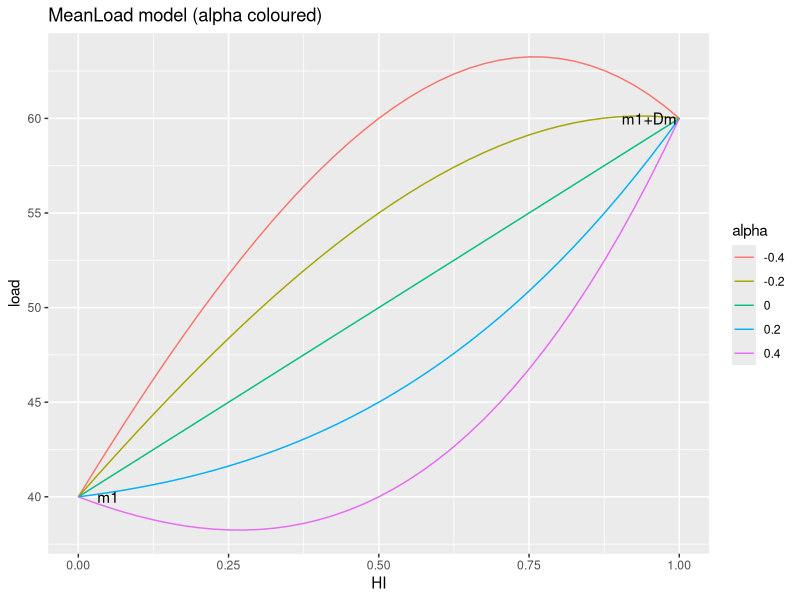
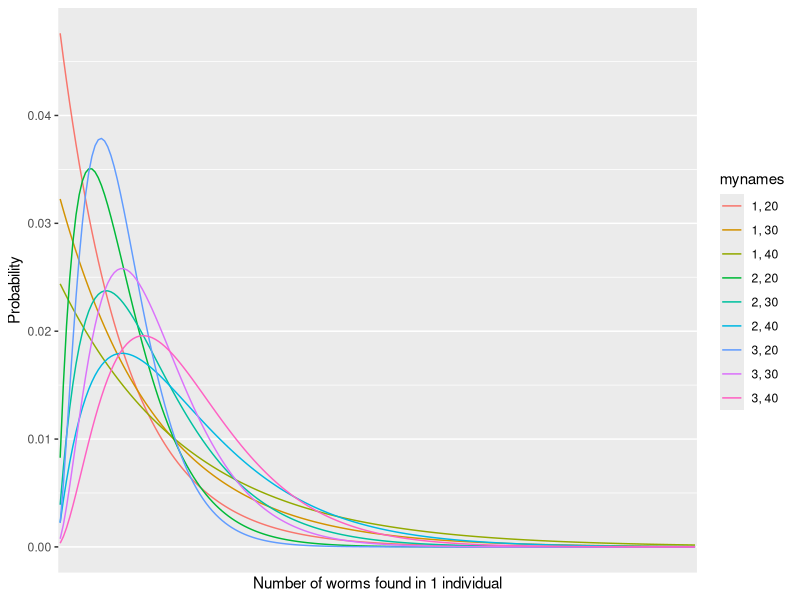
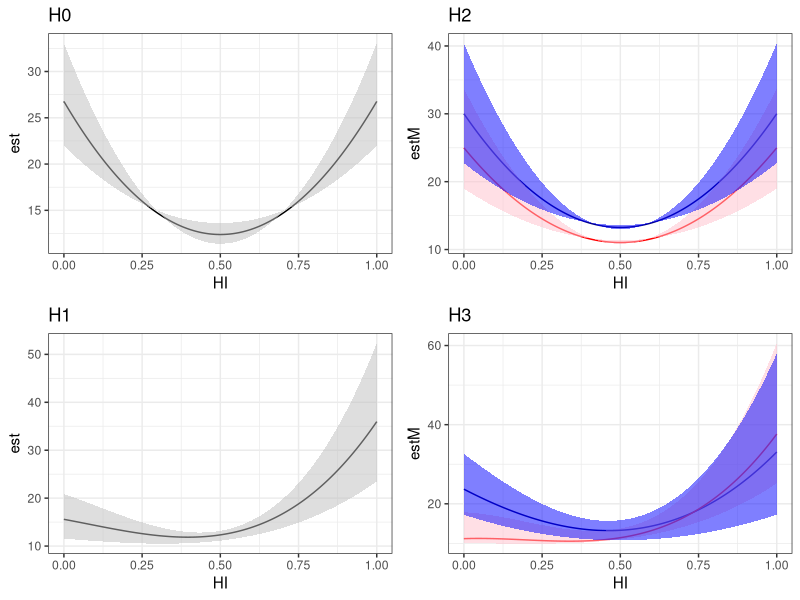

Here is the R script that generated these plots, in order:
## ---- chunk 1
rm(list=ls()) 
library(ggplot2)
library(reshape)
## ---- chunk 2
MeanLoad <- function(m1,Dm,alpha,HI){
    (m1 + Dm*HI)*(1 - alpha*2*HI*(1 - HI))
}
## ---- chunk 3
HI <- seq(from = 0, to = 1, by = 0.025)
ALPHA <- c(-0.4, -0.2, 0, 0.2, 0.4)
m <- as.data.frame(matrix(0, ncol = 5, nrow = 41))
i <- 1
for (alpha in c(-0.4, -0.2, 0, 0.2, 0.4)){
    m[i] <- MeanLoad(40,20,alpha,HI)
    i <- i+1
}

names(m) <- as.character(ALPHA)
m <- melt(m)
names(m) <- c("alpha", "load")
m$HI <- rep(HI,5)

ggplot(m, aes(x=HI, y=load, group=alpha, color=alpha))+
    geom_line()+
    ggtitle("MeanLoad model (alpha coloured)")+
    annotate("text", x = 0.05, y = 40, label = "m1")+
    annotate("text", x = 0.95, y = 40+20, label = "m1+Dm")
## ---- chunk 4
myvec <- vector()
for (k in 1:3){
    for (meanload in seq(from=20, to=40, by=10)){
        myvec <- c(myvec,(mean(rnbinom(10000, size=k, mu= meanload))))
        ## (n=10000 number of observation)
    }
}
t(matrix(myvec,ncol=3))
## ---- chunk 5
q <- seq(from=0,to=0.1, by=0.001)
myvec <- vector()
mynames <- vector()
for (x in 0:200){
    for (k in 1:3){
        for (meanload in seq(from=20, to=40, by=10)){
            myvec <- c(myvec,dnbinom(x, size=k, mu=meanload)) #alternative:prob=c/k+MeanLoad
            mynames <- c(mynames,paste(k, meanload, sep=", "))
        }
    }
}

x <- vector()
for (i in 0:200) {
    x <- c(x,rep(i,9))
}

mydf <- data.frame(myvec,mynames,x)

ggplot(mydf, aes(x=x, y=myvec, group=mynames, color=mynames))+
    geom_line()+
    scale_x_discrete(name="Number of worms found in 1 individual")+
    scale_y_continuous(name="Probability")
## When k increases, A=1/k decreases, less aggregation, tends towards Poisson
## ---- chunk 6
SimulatedData <- function(Ninds, m1, Dm, alpha, k){
    IndHIs <- runif(Ninds)
    TheMeanLoadModel <- function(HI){
        MeanLoad(m1, Dm, alpha, HI)
    }
    TheMeanLoads <- sapply(IndHIs, TheMeanLoadModel)
    IndLoads  <- rnbinom(Ninds, size=k, mu= TheMeanLoads)
    data.frame(IndHIs, IndLoads)}

TestData <- list(males = SimulatedData(20, 20, 10, 1, 2), 
                 females = SimulatedData(20, 10, 30, 1, 2))
TestData[[1]][1,] <- c(0.5, 31) ## Stick to Stuart example
## ---- chunk 7
PrNegativeBinomialLoad <- function(data, sex, ind, k, m1, Dm, alpha){
    if (sex=="male"){
        HI <- data[[1]][ind,1]
        Load <- data[[1]][ind,2]
    } else {
        HI <- data[[2]][ind,1]
        Load <- data[[2]][ind,2]
    }
    dnbinom(Load, size=k, mu=MeanLoad(m1, Dm, alpha, HI))
}
## ---- chunk 8
log(PrNegativeBinomialLoad(TestData, "male", 5, 2, 0.4, 0.2, 0.0))
## ---- chunk 9
PrLoad <- function(data, sex, ind, k, m1, Dm, alpha, PDF4cMeanLoad){
    if (sex=="male"){
        HI <- data[[1]][ind,1]
        Load <- data[[1]][ind,2]
    } else {
        HI <- data[[2]][ind,1]
        Load <- data[[2]][ind,2]
    }
    PDF4cMeanLoad(k, MeanLoad(m1, Dm, alpha, HI), Load)
}

SimplePDFNegBin <- function(k, meanLoad, Load){
    dnbinom(Load, size=k, mu=meanLoad)
}
## Always a good idea to make contributions to the likelihood function Bombproof, and never return zero.
PDFNegBin <- function(k, meanLoad, Load){
    max(10^-20, SimplePDFNegBin(abs(k), abs(meanLoad), Load))
}
## ---- chunk 10
PrLoad(TestData, "male", 1, 2, 40, 20, 0.2, PDFNegBin)
## ---- chunk 11
LikelihoodFunction <- function(param, PDF4cMeanLoad, data, hyp) {
    Sm <- 0 ; Sf <- 0 ## initialisation
    if (hyp== "H0"){ ## H0: k, alpha, mB
        k <- param[1]; alpha <- param[2]
        mB <- param[3]
        ## males
        for (ind in (1:nrow(data[[1]]))){
            Sm <- Sm + log(PrLoad(data, "male", ind, k, mB, 0, alpha, PDF4cMeanLoad))
        }
        ## females
        for (ind in (1:nrow(data[[2]]))){
            Sf <- Sf + log(PrLoad(data, "female", ind, k, mB, 0, alpha, PDF4cMeanLoad))
        }
    } else if (hyp== "H1"){ ## H1: k, alpha, mB, DmB
        k <- param[1]; alpha <- param[2]
        mB <- param[3]; DmB <- param[4]
        ## males
        for (ind in (1:nrow(data[[1]]))){
            Sm <- Sm + log(PrLoad(data, "male", ind, k, mB, DmB, alpha, PDF4cMeanLoad))
        }
        ## females
        for (ind in (1:nrow(data[[2]]))){
            Sf <- Sf + log(PrLoad(data, "female", ind, k, mB, DmB, alpha, PDF4cMeanLoad))
        }
    } else if (hyp== "H2"){ ## H2: k, alpha, m1M, m1F
        k <- param[1]; alpha <- param[2]
        m1M <- param[3]; m1F <- param[4]
        ## males
        for (ind in (1:nrow(data[[1]]))){
            Sm <- Sm + log(PrLoad(data, "male", ind, k, m1M, 0, alpha, PDF4cMeanLoad))
        }
        ## females
        for (ind in (1:nrow(data[[2]]))){
            Sf <- Sf + log(PrLoad(data, "female", ind, k, m1F, 0, alpha, PDF4cMeanLoad))
        }
    } else if (hyp== "H3"){ ## H3: k, alpha, m1M, m1F, DmM, DmF
        k <- param[1]; alpha <- param[2]
        m1M <- param[3]; m1F <- param[4]
        DmM <- param[5]; DmF <- param[6]
        ## males
        for (ind in (1:nrow(data[[1]]))){
            Sm <- Sm + log(PrLoad(data, "male", ind, k, m1M, DmM, alpha, PDF4cMeanLoad))
        }
        ## females
        for (ind in (1:nrow(data[[2]]))){
            Sf <- Sf + log(PrLoad(data, "female", ind, k, m1F, DmF, alpha, PDF4cMeanLoad))
        }
    }
    ## all
    S <- Sm + Sf #sum of the logs (same as product of the row values) of males and females
    return(S)
}

## Test
LikelihoodFunction(c(2, 0.3, 10, 12, 5, 10), PDFNegBin, TestData, "H3")
## ---- chunk 12
OptimLikelihood <- function(param){
    return(LikelihoodFunction(param, PDFNegBin, TestData, hyp))}
## ---- chunk 13
UpperBoundsFunction <- function(hyp, MyMLE){
    if (hyp == "H0"){
        max <- 3
    } else if (hyp =="H1") {
        max <- 4
    } else if (hyp =="H2") {
        max <- 4
    } else if (hyp =="H3") {
        max <- 6
    }
    ## empty dataframe to store the data
    summaryVec <- vector()
    for (rankpar in 1:max){ ## run over the parameters
        ## Functional constraint on search (L > MLE-2) + max&min each param
        OptimBounds <- function(param){
            LK <- LikelihoodFunction(param, PDFNegBin, TestData, hyp)
            if (LK <= (MyMLE$value - 2)){
                if (which_side== "lower"){
                    param[rankpar] <-100
                } else {
                    param[rankpar] <- -100
                }
            }
            return(param[rankpar])
        }
        ##  Upper bound
        which_side <- "upper"
        MyBoundsMax <- optim(par = MyMLE$par, ## initial values for the parameters
                             fn = OptimBounds, ## function to be maximized
                             lower = lower, ## lower bounds for the parameters
                             upper = upper, ## upper bounds for the parameters
                             method = "L-BFGS-B", ## set the method
                             control = list(fnscale=-1)) ##turn the default minimizer into maximizer
        summaryVec[rankpar] <- MyBoundsMax$par[rankpar]
    }
    return(summaryVec)
}

LowerBoundsFunction <- function(hyp, MyMLE){
    if (hyp == "H0"){
        max <- 3
    } else if (hyp =="H1") {
        max <- 4
    } else if (hyp =="H2") {
        max <- 4
    } else if (hyp =="H3") {
        max <- 6
    }
    ## empty dataframe to store the data
    summaryVec <- vector()
    for (rankpar in 1:max){ ## run over the parameters
        ## Functional constraint on search (L > MLE-2) + max&min each param
        OptimBounds <- function(param){
            LK <- LikelihoodFunction(param, PDFNegBin, TestData, hyp)
            if (LK <= (MyMLE$value - 2)){
                if (which_side== "lower"){
                    param[rankpar] <-100
                } else {
                    param[rankpar] <- -100
                }
            }
            return(param[rankpar])
        }
        ##  Lower bound
        which_side <- "lower"
        MyBoundsMin <- optim(par = MyMLE$par, ## initial values for the parameters
                             fn = OptimBounds, ## function to be maximized
                             lower = lower, ## lower bounds for the parameters
                             upper = upper, ## upper bounds for the parameters
                             method = "L-BFGS-B") ## set the method (Method "L-BFGS-B" from Byrd et. al. (1995))
        summaryVec[rankpar] <- MyBoundsMin$par[rankpar]
    }
    return(summaryVec)
}
## ---- chunk 14
hyp <- "H0"

## Constraints:
lower <- c(kmin=0, AlphaLB=-5, min_mB=10)
upper <- c(kmax=8, AlphaUB=5, max_mB=50)
## Starter (likely values) :
start <- c(k=2, Alpha=0, mB=10)

## Optimisation of the parameters:
MyMLE_H0 <- optim(par = start, ## initial values for the parameters
                  fn = OptimLikelihood, ## function to be maximized
                  lower = lower, ## lower bounds for the parameters
                  upper = upper, ## upper bounds for the parameters
                  method = "L-BFGS-B", ## set the method (Method "L-BFGS-B" from Byrd et. al. (1995))
                  control = list(fnscale=-1)) ##turn the default minimizer into maximizer

## Create the dataframe where I will store the results
summaryDF_H0 <- data.frame(k = numeric(),
                           alpha = numeric(),
                           mB = numeric())
summaryDF_H0[2, ] <- MyMLE_H0$par

##store upper parameter
summaryDF_H0[3, ] <- UpperBoundsFunction("H0", MyMLE_H0)

##store lower parameter
summaryDF_H0[1, ] <- LowerBoundsFunction("H0", MyMLE_H0)

## Results:
print("My Maximum Likelihood is")
MyMLE_H0$value
summaryDF_H0
## ---- chunk 15
hyp <- "H1"

## Constraints:
lower <- c(kmin=0, AlphaLB=-5, min_mB=10, min_DmB=10)
upper <- c(kmax=8, AlphaUB=5, max_mB=50, max_DmB=50)
## Starter (likely values) :
start <- c(k=2, Alpha=0, mB=10, DmB=2)

## Optimisation of the parameters:
MyMLE_H1 <- optim(par = start, ## initial values for the parameters
                  fn = OptimLikelihood, ## function to be maximized
                  lower = lower, ## lower bounds for the parameters
                  upper = upper, ## upper bounds for the parameters
                  method = "L-BFGS-B", ## set the method (Method "L-BFGS-B" from Byrd et. al. (1995))
                  control = list(fnscale=-1)) ##turn the default minimizer into maximizer

## Create the dataframe where I will store the results
summaryDF_H1 <- data.frame(k = numeric(),
                           alpha = numeric(),
                           mB = numeric(),
                           DmB = numeric())
summaryDF_H1[2, ] <- MyMLE_H1$par

##store upper parameter
summaryDF_H1[3, ] <- UpperBoundsFunction("H1", MyMLE_H1)

##store lower parameter
summaryDF_H1[1, ] <- LowerBoundsFunction("H1", MyMLE_H1)

## Results:
print("My Maximum Likelihood is")
MyMLE_H1$value
summaryDF_H1
## ---- chunk 16
hyp <- "H2"

## Constraints:
lower <- c(kmin=0, AlphaLB=-5, min_m1M=10, min_m1F=10)
upper <- c(kmax=8, AlphaUB=5, max_m1M=50, max_m1F=50)
## Starter (likely values) :
start <- c(k=2, Alpha=0, m1M=10, m1F=12)

## Optimisation of the parameters:
MyMLE_H2 <- optim(par = start, ## initial values for the parameters
                  fn = OptimLikelihood, ## function to be maximized
                  lower = lower, ## lower bounds for the parameters
                  upper = upper, ## upper bounds for the parameters
                  method = "L-BFGS-B", ## set the method (Method "L-BFGS-B" from Byrd et. al. (1995))
                  control = list(fnscale=-1)) ##turn the default minimizer into maximizer

## Create the dataframe where I will store the results
summaryDF_H2 <- data.frame(k = numeric(),
                           alpha = numeric(),
                           m1M = numeric(),
                           m1F = numeric())
summaryDF_H2[2, ] <- MyMLE_H2$par

##store upper parameter
summaryDF_H2[3, ] <- UpperBoundsFunction("H2", MyMLE_H2)

##store lower parameter
summaryDF_H2[1, ] <- LowerBoundsFunction("H2", MyMLE_H2)

## Results:
print("My Maximum Likelihood is")
MyMLE_H2$value
summaryDF_H2
## ---- chunk 17
hyp <- "H3"

## Constraints:
lower <- c(kmin=0, AlphaLB=-5, min_m1M=10, min_m1F=10, min_DmM=0, min_DmF=0)
upper <- c(kmax=8, AlphaUB=5, max_m1M=50, max_m1F=50, max_DmM=50, max_DmF=50)
## Starter (likely values) :
start <- c(k=2, Alpha=0, m1M=10, m1F=12, DmM=2, DmF=3)

## Optimisation of the parameters:
MyMLE_H3 <- optim(par = start, ## initial values for the parameters
                  fn = OptimLikelihood, ## function to be maximized
                  lower = lower, ## lower bounds for the parameters
                  upper = upper, ## upper bounds for the parameters
                  method = "L-BFGS-B", ## set the method (Method "L-BFGS-B" from Byrd et. al. (1995))
                  control = list(fnscale=-1)) ##turn the default minimizer into maximizer

## Create the dataframe where I will store the results
summaryDF_H3 <- data.frame(k = numeric(),
                           alpha = numeric(),
                           m1M = numeric(),
                           m1F = numeric(),
                           DmM = numeric(),
                           DmF = numeric())
summaryDF_H3[2, ] <- MyMLE_H3$par

##store upper parameter
summaryDF_H3[3, ] <- UpperBoundsFunction("H3", MyMLE_H3)

##store lower parameter
summaryDF_H3[1, ] <- LowerBoundsFunction("H3", MyMLE_H3)

## Results:
print("My Maximum Likelihood is")
MyMLE_H3$value
summaryDF_H3
## ---- chunk 18
Gtest <- function(dLL, dDF){
    1 - pchisq(2*dLL, df=dDF) 
}

GtestOnNestedMLEs <- function(hyp1, hyp2){
    MyMLE1 <- get(paste0("MyMLE_",hyp1))$value
    MyMLE2 <- get(paste0("MyMLE_",hyp2))$value
    summaryDF1 <- get(paste0("summaryDF_",hyp1))
    summaryDF2 <- get(paste0("summaryDF_",hyp2))
    dLL <- round(abs(MyMLE1 - MyMLE2),4)
    dDF <- abs(length(summaryDF1) - length(summaryDF2))
    p <- round(Gtest(dLL, dDF),4)
    print(paste("Likelihood test between", hyp1, "and", hyp2, ":"))
    print(paste("dLL = ", dLL, " dDF = ", dDF, " Gtest p = ", p))
}
## ---- chunk 19
GtestOnNestedMLEs("H1", "H0")
GtestOnNestedMLEs("H2", "H0")
GtestOnNestedMLEs("H3", "H0")
## ---- chunk 20
## H0:
HI <- seq(0,1,0.001)
df <- data.frame(HI,
                 LB=MeanLoad(m1=summaryDF_H0[1,3],
                          Dm=0,
                          alpha=summaryDF_H0[1,2],
                          HI),
                 est=MeanLoad(m1=summaryDF_H0[2,3],
                          Dm=0,
                          alpha=summaryDF_H0[2,2],
                          HI),
                 UB=MeanLoad(m1=summaryDF_H0[3,3],
                          Dm=0,
                          alpha=summaryDF_H0[3,2],
                          HI))
plot0 <- ggplot(df, aes(x=HI, y=est))+
    geom_line()+
    geom_ribbon(aes(x=HI, ymax=UB, ymin=LB), fill="grey", alpha=.5)+
    ggtitle("H0")+
    theme_bw()
## H1:
df <- data.frame(HI,
                 LB=MeanLoad(m1=summaryDF_H1[1,3],
                          Dm=summaryDF_H1[1,4],
                          alpha=summaryDF_H1[1,2],
                          HI),
                 est=MeanLoad(m1=summaryDF_H1[2,3],
                          Dm=summaryDF_H1[2,4],                          
                          alpha=summaryDF_H1[2,2],
                          HI),
                 UB=MeanLoad(m1=summaryDF_H1[3,3],
                          Dm=summaryDF_H1[3,4],                         
                          alpha=summaryDF_H1[3,2],
                          HI))
plot1 <- ggplot(df, aes(x=HI, y=est))+
    geom_line()+
    geom_ribbon(aes(x=HI, ymax=UB, ymin=LB), fill="grey", alpha=.5)+
    ggtitle("H1")+
    theme_bw()

## H2:
df <- data.frame(HI=HI,
                 LBF=MeanLoad(m1=summaryDF_H2[1,4],
                          Dm=0,
                          alpha=summaryDF_H2[1,2],
                          HI),
                 UBF=MeanLoad(m1=summaryDF_H2[3,4],
                          Dm=0,                          
                          alpha=summaryDF_H2[3,2],
                          HI),
                 estF=MeanLoad(m1=summaryDF_H2[2,4],
                          Dm=0,                         
                          alpha=summaryDF_H2[2,2],
                          HI),                 
                 LBM=MeanLoad(m1=summaryDF_H2[1,3],
                          Dm=0,
                          alpha=summaryDF_H2[1,2],
                          HI),
                 UBM=MeanLoad(m1=summaryDF_H2[3,3],
                          Dm=0,                          
                          alpha=summaryDF_H2[3,2],
                          HI),
                 estM=MeanLoad(m1=summaryDF_H2[2,3],
                          Dm=0,                         
                          alpha=summaryDF_H2[2,2],
                          HI)
                 )
plot2 <-ggplot(df, aes(x=HI, y=estM))+
    geom_line(color="darkblue")+
    geom_line(aes(x=HI, y=estF), color="red")+
    geom_ribbon(aes(x=HI, ymax=UBF, ymin=LBF), fill="pink", alpha=.5)+
    geom_ribbon(aes(x=HI, ymax=UBM, ymin=LBM), fill="blue", alpha=.5)+
    ggtitle("H2")+
    theme_bw()

## H3:
df <- data.frame(HI=HI,
                 LBF=MeanLoad(m1=summaryDF_H3[1,4],
                          Dm=summaryDF_H3[1,6],
                          alpha=summaryDF_H3[1,2],
                          HI),
                 UBF=MeanLoad(m1=summaryDF_H3[3,4],
                          Dm=summaryDF_H3[3,6],           
                          alpha=summaryDF_H3[3,2],
                          HI),
                 estF=MeanLoad(m1=summaryDF_H3[2,4],
                          Dm=summaryDF_H3[2,6],                         
                          alpha=summaryDF_H3[2,2],
                          HI),                 
                 LBM=MeanLoad(m1=summaryDF_H3[1,3],
                          Dm=summaryDF_H3[1,5],
                          alpha=summaryDF_H3[1,2],
                          HI),
                 UBM=MeanLoad(m1=summaryDF_H3[3,3],
                          Dm=summaryDF_H3[3,5],            
                          alpha=summaryDF_H3[3,2],
                          HI),
                 estM=MeanLoad(m1=summaryDF_H3[2,3],
                          Dm=summaryDF_H3[2,5],           
                          alpha=summaryDF_H3[2,2],
                          HI)
                 )
plot3 <-ggplot(df, aes(x=HI, y=estM))+
    geom_line(color="darkblue")+
    geom_line(aes(x=HI, y=estF), color="red")+
    geom_ribbon(aes(x=HI, ymax=UBF, ymin=LBF), fill="pink", alpha=.5)+
    geom_ribbon(aes(x=HI, ymax=UBM, ymin=LBM), fill="blue", alpha=.5)+
    ggtitle("H3")+
    theme_bw()
## ---- chunk 21
# Multiple plot function
#
# ggplot objects can be passed in ..., or to plotlist (as a list of ggplot objects)
# - cols:   Number of columns in layout
# - layout: A matrix specifying the layout. If present, 'cols' is ignored.
#
# If the layout is something like matrix(c(1,2,3,3), nrow=2, byrow=TRUE),
# then plot 1 will go in the upper left, 2 will go in the upper right, and
# 3 will go all the way across the bottom.
#
multiplot <- function(..., plotlist=NULL, file, cols=1, layout=NULL) {
  library(grid)
  # Make a list from the ... arguments and plotlist
  plots <- c(list(...), plotlist)
  numPlots = length(plots)
  # If layout is NULL, then use 'cols' to determine layout
  if (is.null(layout)) {
    # Make the panel
    # ncol: Number of columns of plots
    # nrow: Number of rows needed, calculated from # of cols
    layout <- matrix(seq(1, cols * ceiling(numPlots/cols)),
                    ncol = cols, nrow = ceiling(numPlots/cols))
  }
 if (numPlots==1) {
    print(plots[[1]])
  } else {
    # Set up the page
    grid.newpage()
    pushViewport(viewport(layout = grid.layout(nrow(layout), ncol(layout))))
    # Make each plot, in the correct location
    for (i in 1:numPlots) {
      # Get the i,j matrix positions of the regions that contain this subplot
      matchidx <- as.data.frame(which(layout == i, arr.ind = TRUE))
      print(plots[[i]], vp = viewport(layout.pos.row = matchidx$row,
                                      layout.pos.col = matchidx$col))
    }
  }}
## ---- chunk 22
multiplot(plot0,plot1,plot2,plot3, cols=2)
